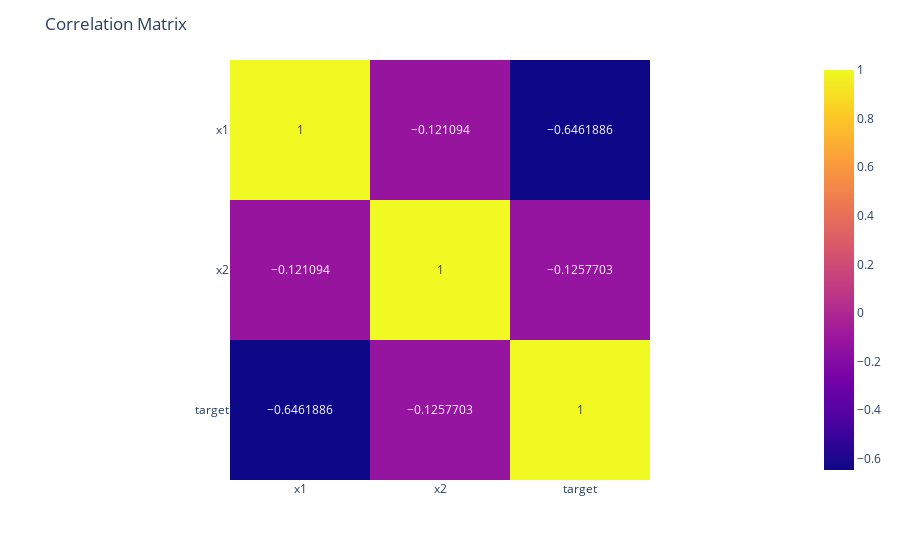

Source (notebook cell):
### Code cell
# Veamos la correlación entre las variables

correlation_matrix = X_train.corr()
fig = px.imshow(correlation_matrix, text_auto=True)
fig.update_layout(title='Correlation Matrix')
fig.show()

### Figure 1 — Plotly figure (JSON) as saved in the notebook; plotly's stock layout.template omitted (floating-point values rounded to 4 significant figures)
{"data": [{"coloraxis": "coloraxis", "hovertemplate": "x: %{x}<br>y: %{y}<br>color: %{z}<extra></extra>", "name": "0", "texttemplate": "%{z}", "type": "heatmap", "x": ["x1", "x2", "target"], "xaxis": "x", "y": ["x1", "x2", "target"], "yaxis": "y", "z": [[1.0, -0.1211, -0.6462], [-0.1211, 1.0, -0.1258], [-0.6462, -0.1258, 1.0]]}], "layout": {"coloraxis": {"colorscale": [[0, "#0d0887"], [0.1111, "#46039f"], [0.2222, "#7201a8"], [0.3333, "#9c179e"], [0.4444, "#bd3786"], [0.5556, "#d8576b"], [0.6667, "#ed7953"], [0.7778, "#fb9f3a"], [0.8889, "#fdca26"], [1, "#f0f921"]]}, "margin": {"t": 60}, "title": {"text": "Correlation Matrix"}, "xaxis": {"anchor": "y", "constrain": "domain", "domain": [0, 1], "scaleanchor": "y"}, "yaxis": {"anchor": "x", "autorange": "reversed", "constrain": "domain", "domain": [0, 1]}}}
